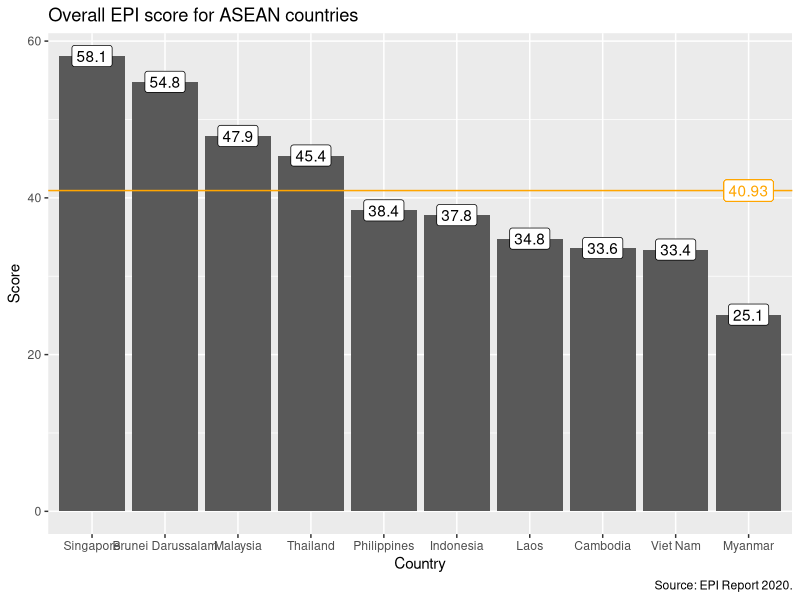
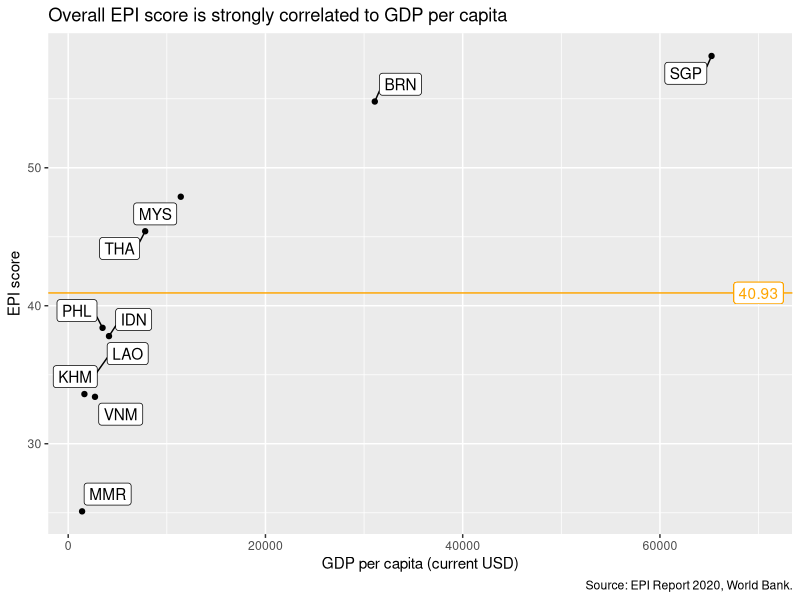
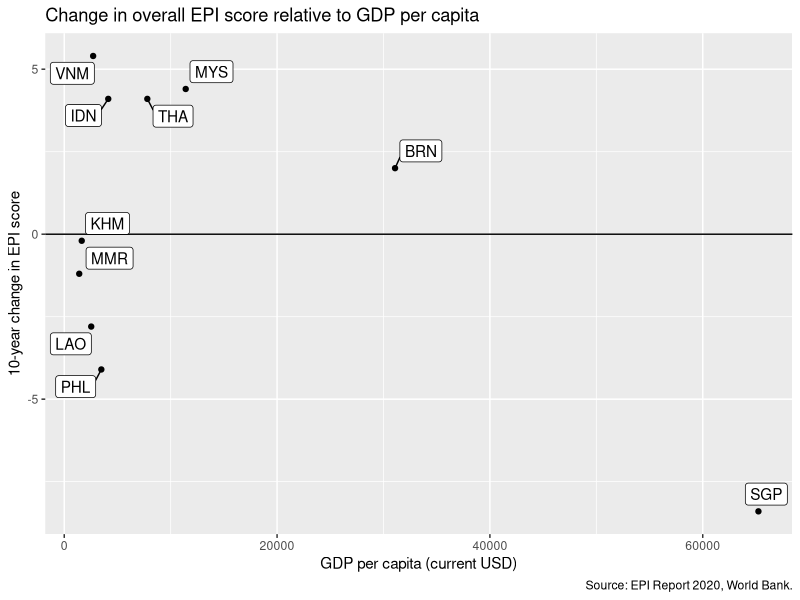
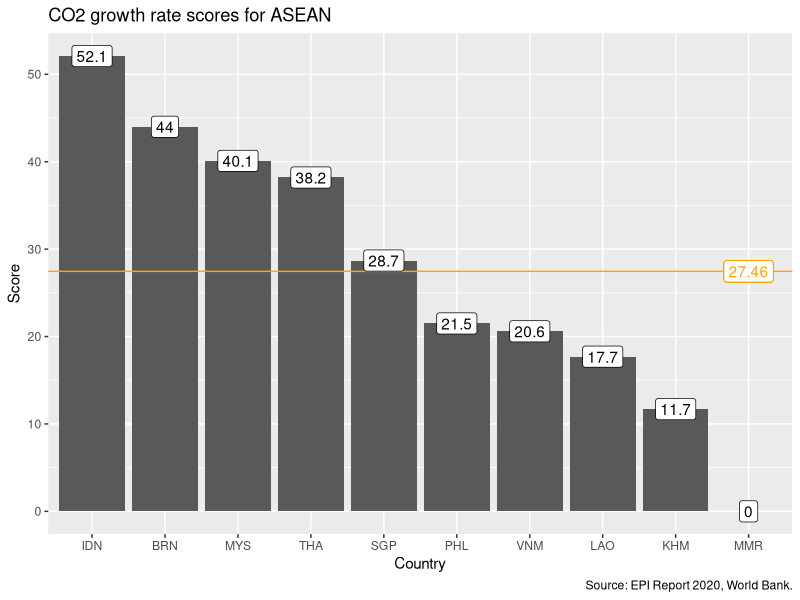
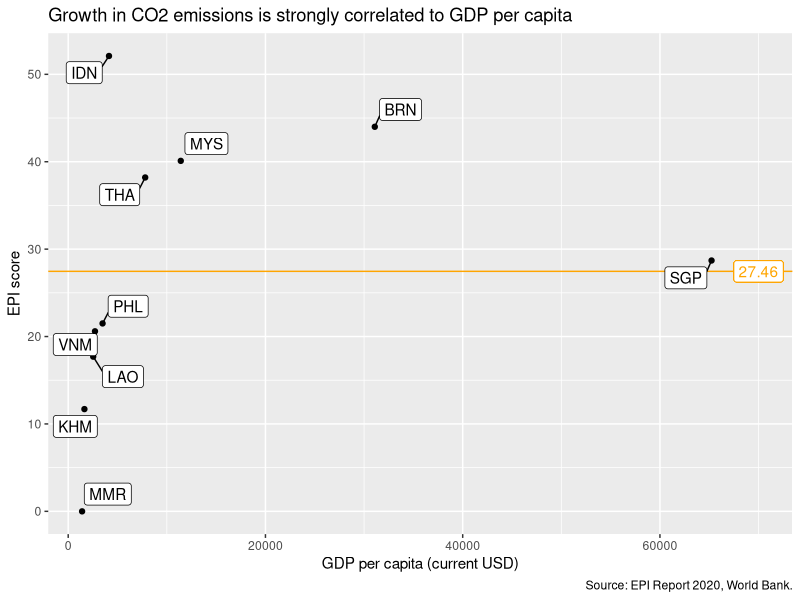
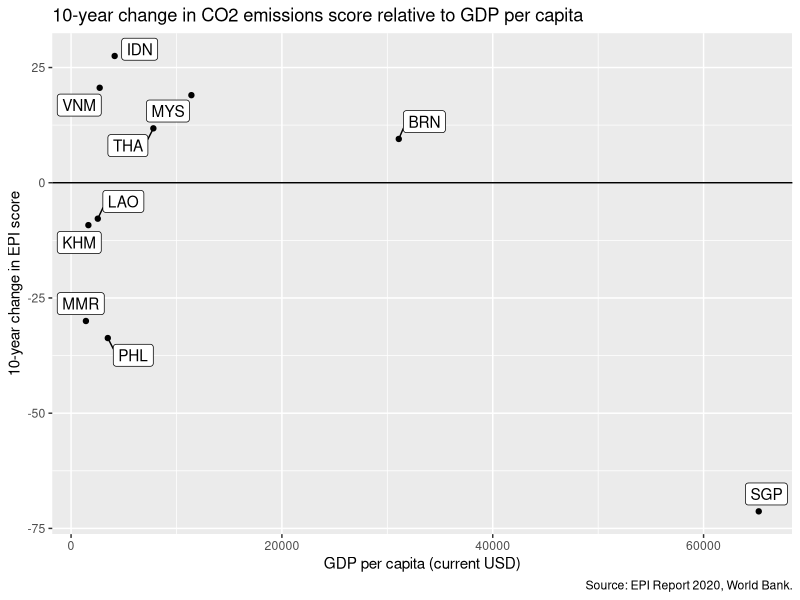

These figures' R source, in order:
## ---- chunk 1
knitr::opts_chunk$set(echo = FALSE, warning = FALSE, message = FALSE)

# Load libraries
library(tidyverse)
library(ggplot2)
library(scales)
library(lubridate)
library(dplyr)
library(zoo)

# Load REFSA logo
# refsa_logo <- png::readPNG("Logo.png")

# Load data

# ===== EPI Scores 2020 =====
# https://epi.yale.edu/downloads
scores <- read_csv("epi2020results20200604.csv")

# ===== GDP per capita (World Bank) =====
# https://data.worldbank.org/indicator/NY.GDP.PCAP.CD
gdpcap <- read_csv("API_NY.GDP.PCAP.CD_DS2_en_csv_v2_2055804.csv")

# Define ASEAN countries
# Brunei, Cambodia, Indonesia, Laos, Malaysia, Myanmar, Philippines, Singapore, Thailand, Vietnam
asean_countries <- c("BRN", "KHM", "IDN", "LAO", "MYS", "MMR", "PHL", "SGP", "THA", "VNM")

## ---- chunk 2

# EPI scores for ASEAN

asean_scores <- filter(scores, iso %in% asean_countries)

epi_plot <- ggplot(data = asean_scores, aes(x = reorder(country, -EPI.new), y = EPI.new)) + 
  geom_bar(stat = "identity") + 
  geom_hline(yintercept = mean(asean_scores$`EPI.new`), color="orange") +
  geom_label(aes(x = 10, y = mean(asean_scores$EPI.new), label = mean(asean_scores$`EPI.new`)), color = "orange") +
  geom_label(aes(label = EPI.new)) +
  scale_x_discrete(name = "Country") +
  scale_y_continuous(name = "Score") + 
  labs(title = "Overall EPI score for ASEAN countries", caption = "Source: EPI Report 2020.") +
  theme(legend.position = "none")

epi_plot

## ---- chunk 3

# Filter GDP per capita data to only include ASEAN, and only use 2019
asean_gdpcap <- filter(gdpcap, gdpcap$`Country Code` %in% asean_countries) %>% select("Country Name", "Country Code", "2019")

# Join with EPI scores
asean_epigdp <- asean_scores %>% left_join(asean_gdpcap, by = c("iso" = "Country Code"))

# Plot scatterplot
asean_epigdp_plot <- ggplot(asean_epigdp, aes(x = asean_epigdp$`2019`, y = asean_epigdp$EPI.new)) +
  geom_point() +
  geom_hline(yintercept = mean(asean_epigdp$EPI.new), color="orange") +
  geom_label(aes(x = 70000, y = mean(asean_scores$EPI.new), label = mean(asean_scores$`EPI.new`)), color = "orange") +
  scale_x_continuous(name = "GDP per capita (current USD)") +
  scale_y_continuous(name = "EPI score") +
  ggrepel::geom_label_repel(aes(label = asean_epigdp$iso)) +
  labs(title = "Overall EPI score is strongly correlated to GDP per capita", caption = "Source: EPI Report 2020, World Bank.")

asean_epigdp_plot


## ---- chunk 4

# Filter GDP per capita data to only include ASEAN, and only use 2019
asean_gdpcap <- filter(gdpcap, gdpcap$`Country Code` %in% asean_countries) %>% select("Country Name", "Country Code", "2019")

# Join with EPI scores
asean_epigdp <- asean_scores %>% left_join(asean_gdpcap, by = c("iso" = "Country Code"))

# Plot scatterplot
asean_epigdp_plot <- ggplot(asean_epigdp, aes(x = asean_epigdp$`2019`, y = asean_epigdp$EPI.change)) +
  geom_point() +
  geom_hline(yintercept = 0, colour="black") +
  scale_x_continuous(name = "GDP per capita (current USD)") +
  scale_y_continuous(name = "10-year change in EPI score") +
  ggrepel::geom_label_repel(aes(label = asean_epigdp$iso)) +
  labs(title = "Change in overall EPI score relative to GDP per capita", caption = "Source: EPI Report 2020, World Bank.")

asean_epigdp_plot

## ---- chunk 5

cda_plot <- ggplot(data = asean_scores, aes(x = reorder(iso, -CDA.new), y = CDA.new)) + 
  geom_bar(stat = "identity") + 
  geom_hline(yintercept = mean(asean_scores$CDA.new), color="orange") +
  geom_label(aes(x = 10, y = mean(asean_scores$CDA.new), label = mean(asean_scores$CDA.new)), color = "orange") +
  geom_label(aes(label = CDA.new)) +
  scale_x_discrete(name = "Country") +
  scale_y_continuous(name = "Score") + 
  labs(title = "CO2 growth rate scores for ASEAN", caption = "Source: EPI Report 2020, World Bank.") +
  theme(legend.position = "none")

cda_plot

## ---- chunk 6

# Filter GDP per capita data to only include ASEAN, and only use 2019
asean_gdpcap <- filter(gdpcap, gdpcap$`Country Code` %in% asean_countries) %>% select("Country Name", "Country Code", "2019")

# Join with EPI scores
asean_epigdp <- asean_scores %>% left_join(asean_gdpcap, by = c("iso" = "Country Code"))

# Plot scatterplot
asean_epigdp_plot <- ggplot(asean_epigdp, aes(x = asean_epigdp$`2019`, y = asean_epigdp$CDA.new)) +
  geom_point() +
  geom_hline(yintercept = mean(asean_epigdp$CDA.new), color="orange") +
  geom_label(aes(x = 70000, y = mean(asean_scores$CDA.new), label = mean(asean_scores$CDA.new)), color = "orange") +
  scale_x_continuous(name = "GDP per capita (current USD)") +
  scale_y_continuous(name = "EPI score") +
  labs(title = "Growth in CO2 emissions is strongly correlated to GDP per capita", caption = "Source: EPI Report 2020, World Bank.") +
  ggrepel::geom_label_repel(aes(label = asean_epigdp$iso))

asean_epigdp_plot

## ---- chunk 7

asean_epigdp_plot <- ggplot(asean_epigdp, aes(x = asean_epigdp$`2019`, y = asean_epigdp$CDA.change)) +
  geom_point() +
  geom_hline(yintercept = 0, colour="black") +
  scale_x_continuous(name = "GDP per capita (current USD)") +
  scale_y_continuous(name = "10-year change in EPI score") +
  ggrepel::geom_label_repel(aes(label = asean_epigdp$iso)) +
  labs(title = "10-year change in CO2 emissions score relative to GDP per capita", caption = "Source: EPI Report 2020, World Bank.")

asean_epigdp_plot

